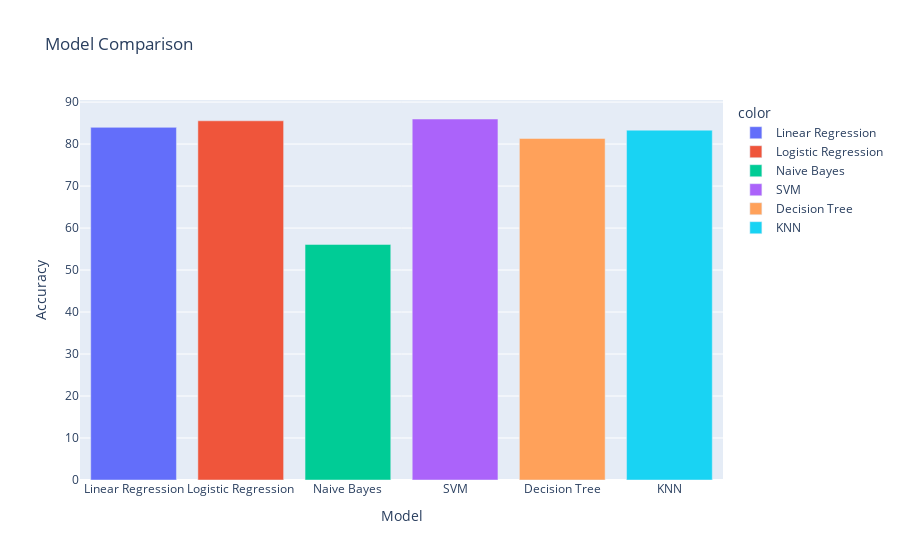

Notebook source saved alongside this figure:
### Code cell
# Plot the accuracies
import plotly.express as px

models = [
    "Linear Regression",
    "Logistic Regression",
    "Naive Bayes",
    "SVM",
    "Decision Tree",
    "KNN",
]
accuracies = list(
    map(
        lambda x: round(x * 100, 2),
        [
            accuracy_linear,
            accuracy_logistic,
            accuracy_naive_bayes,
            accuracy_svm,
            accuracy_decision_tree,
            accuracy_knn,
        ],
    )
)

fig = px.bar(
    x=models,
    y=accuracies,
    color=models,
    title="Model Comparison",
)
fig.update_layout(
    xaxis_title="Model",
    yaxis_title="Accuracy",
)
fig.show()

### Figure 1 — Plotly figure (JSON) as saved in the notebook; plotly's stock layout.template omitted (floating-point values rounded to 4 significant figures)
{"data": [{"hovertemplate": "color=Linear Regression<br>x=%{x}<br>y=%{y}<extra></extra>", "legendgroup": "Linear Regression", "marker": {"color": "#636efa", "pattern": {"shape": ""}}, "name": "Linear Regression", "orientation": "v", "showlegend": true, "textposition": "auto", "type": "bar", "x": ["Linear Regression"], "xaxis": "x", "y": [83.98], "yaxis": "y"}, {"hovertemplate": "color=Logistic Regression<br>x=%{x}<br>y=%{y}<extra></extra>", "legendgroup": "Logistic Regression", "marker": {"color": "#EF553B", "pattern": {"shape": ""}}, "name": "Logistic Regression", "orientation": "v", "showlegend": true, "textposition": "auto", "type": "bar", "x": ["Logistic Regression"], "xaxis": "x", "y": [85.54], "yaxis": "y"}, {"hovertemplate": "color=Naive Bayes<br>x=%{x}<br>y=%{y}<extra></extra>", "legendgroup": "Naive Bayes", "marker": {"color": "#00cc96", "pattern": {"shape": ""}}, "name": "Naive Bayes", "orientation": "v", "showlegend": true, "textposition": "auto", "type": "bar", "x": ["Naive Bayes"], "xaxis": "x", "y": [56.1], "yaxis": "y"}, {"hovertemplate": "color=SVM<br>x=%{x}<br>y=%{y}<extra></extra>", "legendgroup": "SVM", "marker": {"color": "#ab63fa", "pattern": {"shape": ""}}, "name": "SVM", "orientation": "v", "showlegend": true, "textposition": "auto", "type": "bar", "x": ["SVM"], "xaxis": "x", "y": [85.97], "yaxis": "y"}, {"hovertemplate": "color=Decision Tree<br>x=%{x}<br>y=%{y}<extra></extra>", "legendgroup": "Decision Tree", "marker": {"color": "#FFA15A", "pattern": {"shape": ""}}, "name": "Decision Tree", "orientation": "v", "showlegend": true, "textposition": "auto", "type": "bar", "x": ["Decision Tree"], "xaxis": "x", "y": [81.34], "yaxis": "y"}, {"hovertemplate": "color=KNN<br>x=%{x}<br>y=%{y}<extra></extra>", "legendgroup": "KNN", "marker": {"color": "#19d3f3", "pattern": {"shape": ""}}, "name": "KNN", "orientation": "v", "showlegend": true, "textposition": "auto", "type": "bar", "x": ["KNN"], "xaxis": "x", "y": [83.31], "yaxis": "y"}], "layout": {"barmode": "relative", "legend": {"title": {"text": "color"}, "tracegroupgap": 0}, "title": {"text": "Model Comparison"}, "xaxis": {"anchor": "y", "domain": [0, 1], "title": {"text": "Model"}}, "yaxis": {"anchor": "x", "domain": [0, 1], "title": {"text": "Accuracy"}}}}
